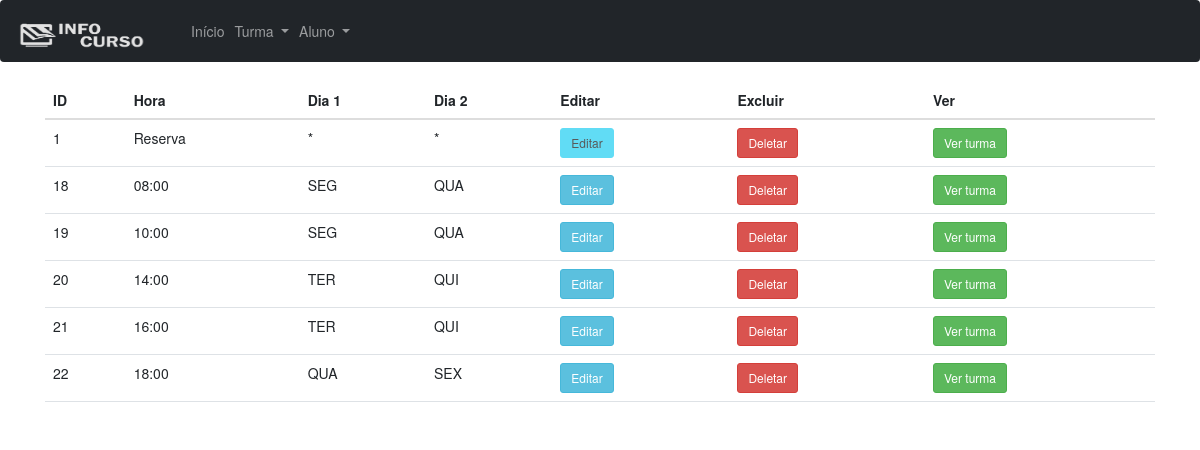
The page /listar-turmas.php on the database its author committed.
### tables this page shows
CREATE TABLE `turma` (
  `id` int(50) NOT NULL,
  `hora` varchar(50) NOT NULL,
  `dia1` varchar(50) NOT NULL,
  `dia2` varchar(50) NOT NULL
);

### listar-turmas.php (the view, shortened to what this page needs)
<?php
require('includes/conexao.php');
?>
<!DOCTYPE html>
<html lang="en">
<head>
    <link rel="stylesheet" href="assets/css/bootstrap.min.css">
    <link rel="stylesheet" href="assets/css/cadastro.css">
    <link rel='stylesheet' href='//maxcdn.bootstrapcdn.com/bootstrap/3.3.4/css/bootstrap.min.css' />
</head>
<body>
    <nav class="navbar navbar-expand-lg navbar-dark bg-dark">
        <a class="navbar-brand" href="index.php"><img src="assets/img/logo-cinza.png" width="130" height="30" alt=""></a>
        <div class="collapse navbar-collapse" id="navbarNavDropdown">
            <ul class="navbar-nav">
                <li class="nav-item active">
                    <a class="nav-link" href="index.php">Início</a>
                </li>
                <li class="nav-item dropdown">
                    <a class="nav-link dropdown-toggle" href="#" id="navbarDropdownMenuLink" role="button"
                        data-toggle="dropdown" aria-haspopup="true" aria-expanded="false">
                        Turma
                    </a>
                </li>
                <li class="nav-item dropdown">
                    <a class="nav-link dropdown-toggle" href="#" id="navbarDropdownMenuLink" role="button"
                        data-toggle="dropdown" aria-haspopup="true" aria-expanded="false">
                        Aluno
                    </a>
                </li>
            </ul>
        </div>
    </nav>
    <div class="container">
        <div class="row">
            <div class="col-md-12">
                <table class="table">
                    <thead>
                        <tr>
                            <th scope="col">ID</th>
                            <th scope="col">Hora</th>
                            <th scope="col">Dia 1</th>
                            <th scope="col">Dia 2</th>
                            <th scope="col">Editar</th>
                            <th scope="col">Excluir</th>
                            <th scope="col">Ver</th>
                        </tr>
                    </thead>
                    <tbody>
                        <?php
                        $sql = "SELECT * FROM turma ORDER BY id ASC";
                        $result = mysqli_query($conn, $sql);
                        while ($dados = mysqli_fetch_assoc($result)) {
                            $id = $dados['id'];
                            $hora = $dados['hora'];
                            $dia1 = $dados['dia1'];
                            $dia2 = $dados['dia2'];
                            $urlDelete = "acoes/deletar-turma.php?id=$id";
                            $urlUpdate = "editar-turma.php?id=$id";
                            $urlVer = "turma.php?id=$id";
                            echo "
                           <tr>
                                <td>$id</td>
                                <td>$hora</td>
                                <td>$dia1</td>
                                <td>$dia2</td>
                                <td>
                                <a href='$urlUpdate' id='editar'>
                                    <button class='btn btn-info btn-sm btn-editar' id='btn-editar'>Editar</button>
                                    <script>
                                    if($id == 1){
                                    document.getElementById('btn-editar').disabled = true;
                                    }
                                    </script>
                                </a></td>
                                <td>
                                <a href='$urlDelete'>
                                <button class='btn btn-danger btn-sm btn-deletar'>Deletar</button>
                                </a>
                                </td>
                                <td>
                                <a href='$urlVer'>
                                <button class='btn btn-success btn-sm btn-ver'>Ver turma</button>
                                </a>
                                </td>
                           </tr>
                           ";
                        }
                        ?>
                    </tbody>
                </table>
            </div>
        </div>
    </div>
</body>
</html>

### rows shown on the page
turma: id "1", hora "Reserva", dia1 "*", dia2 "*"
turma: id "18", hora "08:00", dia1 "SEG", dia2 "QUA"
turma: id "19", hora "10:00", dia1 "SEG", dia2 "QUA"
turma: id "20", hora "14:00", dia1 "TER", dia2 "QUI"
turma: id "21", hora "16:00", dia1 "TER", dia2 "QUI"
turma: id "22", hora "18:00", dia1 "QUA", dia2 "SEX"
